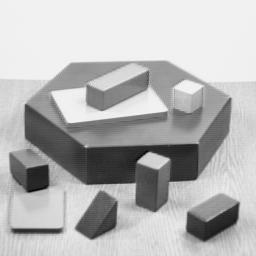
#> input picture assignment_01/Problem_5/blocks.png, 256 x 256 px
$ jupyter execute featureMatching.ipynb   (older library calls are emulated)
#> lines starting #> are read from the running program, lines starting #| are printed output that depends on the picture
[cell 1]
import cv2
import matplotlib.pyplot as plt
import numpy as np
import copy
import numpy.linalg as la
import math

[cell 2]
def getCorners(img, numCorners):
    quality_level = 0.01
    min_distance = 10

    gray_img = cv2.cvtColor(img, cv2.COLOR_BGR2GRAY)
    return np.squeeze(np.int0(cv2.goodFeaturesToTrack(gray_img, numCorners, quality_level, min_distance)))

def embed_corners(img, corners):
    for i in corners:
        x, y = i
        cv2.circle(img ,(x,y),3,255,-1)
    return img

[cell 3]
def _get_patches(img, corners):
    img = img[:, :, 0]
    height, width = img.shape
    patches = []
    for corner in corners:
        corner_y, corner_x = corner[0], corner[1]
        patch_start_y, patch_end_y = max(corner_y - 7, 0), min(corner_y + 8, height)
        patch_start_x, patch_end_x = max(corner_x - 7, 0), min(corner_x + 8, width)
        patch = img[patch_start_y:(patch_end_y + 1), patch_start_x:(patch_end_x + 1)]
        if len(patch) != 0:
            patches.append(patch)
    return patches

def _calculate_magnitude_orientation(patch, row=2, col=2):
    len_y, len_x = patch.shape
    sub_patches = []
    for row_idx in range(row):
        row_start, row_end = int(row_idx * len_y / row), int((row_idx * len_y / row) + (len_y / row))
        for col_idx in range(col):
            col_start, col_end = int(col_idx * len_y / col), int((col_idx * len_y / col) + (len_y / col))
            sub_patches.append(patch[row_start:row_end, col_start:col_end])

    sub_patch_magnitude = []
    sub_patch_orientation = []
    for sub_patch in sub_patches:
        if len(sub_patch) != 0:
            grad_x = cv2.Sobel(sub_patch, cv2.CV_64F, 1, 0)
            grad_y = cv2.Sobel(sub_patch, cv2.CV_64F, 0, 1)

            sub_patch_magnitude.append(np.sqrt(grad_x ** 2 + grad_y ** 2))
            orientations = np.rad2deg(np.arctan2(grad_y, grad_x))
            orientations[orientations < 0] = orientations[orientations < 0] + 180
            sub_patch_orientation.append(orientations)

    return sub_patch_magnitude, sub_patch_orientation

def _calculate_histogram(magnitudes, orientations):
    histogram_vector = [np.zeros(9) for _ in range(len(magnitudes))]
    for magnitude_idx, magnitude in enumerate(magnitudes):
        orientation = orientations[magnitude_idx]
        for mag_row in range(magnitude.shape[0]):
            for mag_col in range(magnitude.shape[1]):
                val_mag = magnitude[mag_row, mag_col]
                val_or = orientation[mag_row, mag_col]
                hist_idx = int(val_or / 20) % 9
                next_hist_idx = (hist_idx + 1) % 9
                hist_idx_increment = (np.abs(val_or - (next_hist_idx * 20)) / 20) * val_mag
                next_hist_idx_increment = (np.abs(val_or - (hist_idx * 20)) / 20) * val_mag
                histogram_vector[magnitude_idx][hist_idx] += hist_idx_increment
                histogram_vector[magnitude_idx][next_hist_idx] += next_hist_idx_increment
    histogram_vector = np.asarray(histogram_vector).reshape(-1)
    eps = 10**(-5)
    # normalize histogram
    histogram_vector_norm = np.sqrt(la.norm(histogram_vector) ** 2 + eps)
    histogram_vector = histogram_vector / histogram_vector_norm
    return histogram_vector

def getFeatures(img, corners):
    features = []
    # create patches 16x16 surrounding the corner pixels
    patches = _get_patches(img, corners)
    for patch in patches:
        # for each patch calculate the magnitude and orientation of 8x8 subpatches
        magnitudes, orientations = _calculate_magnitude_orientation(patch)
        # for each subpatches calculate the histogram
        hist_patch = _calculate_histogram(magnitudes, orientations)
        features.append(hist_patch)
    return np.asarray(features)

[cell 4]
def getMatches(feat1, feat2):
    matches = []
    for row_feat1_idx, row_feat1 in enumerate(feat1):
        min_dist = math.inf
        min_arg = -1
        for row_feat2_idx, row_feat2 in enumerate(feat2):
            dist = la.norm(row_feat1 - row_feat2)
            if min_dist > dist:
                min_dist = dist
                min_arg = row_feat2_idx
        matches.append([row_feat1_idx, min_arg])

    return np.asarray(matches)

[cell 5]
def plot_sbs(img_01, img_02, img_03, ext=''):
    plt.figure()
    plt.subplot(131)
    plt.imshow(img_01)
    plt.axis('off')
    plt.title('orig{}'.format(ext))
    plt.subplot(132)
    plt.imshow(img_02)
    plt.axis('off')
    plt.title('trf1{}'.format(ext))
    plt.subplot(133)
    plt.imshow(img_03)
    plt.axis('off')
    plt.title('trf2{}'.format(ext))
    plt.show()

def plot_matches(img_01, img_02, img_01_corners, img_02_corners, matches):
    width_blank = 30
    concat_img_height = max(img_01.shape[0], img_02.shape[0])
    concat_img_width = img_01.shape[1] + img_02.shape[1] + width_blank
    concat_img = np.zeros((concat_img_height, concat_img_width, img_01.shape[2])).astype(int)
    concat_img[0:img_01.shape[0], 0:img_01.shape[1], :] = img_01
    concat_img[0:img_02.shape[0], img_01.shape[1] + width_blank:concat_img_width, :] = img_02
    y_corner_coordinates_img_01 = img_01_corners[:, 1]
    x_corner_coordinates_img_01 = img_01_corners[:, 0]
    y_corner_coordinates_img_02 = img_02_corners[:, 1]
    x_corner_coordinates_img_02 = img_02_corners[:, 0] + img_01.shape[1] + width_blank
    plt.figure()
    plt.imshow(concat_img)
    plt.scatter(x_corner_coordinates_img_01, y_corner_coordinates_img_01, s=10)
    plt.scatter(x_corner_coordinates_img_02, y_corner_coordinates_img_02, s=10)
    for match in matches:
        img_01_corner_idx, img_02_corner_idx = match[0], match[1]
        x_axis = [img_01_corners[img_01_corner_idx][0], img_02_corners[img_02_corner_idx][0] + img_01.shape[1] + width_blank]
        y_axis = [img_01_corners[img_01_corner_idx][1], img_02_corners[img_02_corner_idx][1]]
        plt.plot(x_axis, y_axis, 'g')
    plt.show()

# The starter code for Problem 5 is shown below. You have to implement the portions in ## comment

[cell 6]
orig_I = cv2.imread('blocks.png')
#> orig_I is the input picture: shape (256, 256, 3); min 0, max 252, mean 182.8
trf1_I = cv2.imread('blocks_tform1.png')
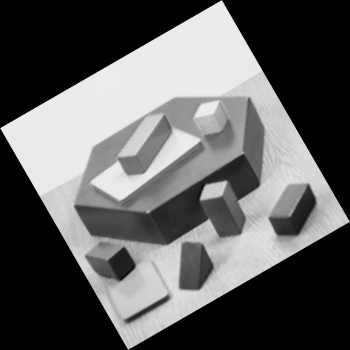
#> input picture assignment_01/Problem_5/blocks_tform1.png, 350 x 350 px
#> trf1_I is the input picture: shape (350, 350, 3); min 0, max 236, mean 94.6
trf2_I = cv2.imread('blocks_tform2.png')
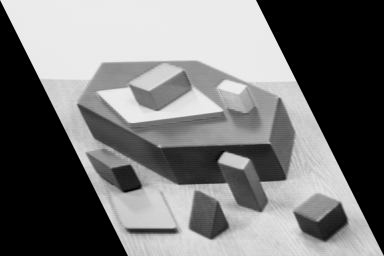
#> input picture assignment_01/Problem_5/blocks_tform2.png, 384 x 256 px
#> trf2_I is the input picture: shape (256, 384, 3); min 0, max 236, mean 117.9

plot_sbs(orig_I, trf1_I, trf2_I)

[cell 7]
numCorners=75
corners_orig_I = getCorners(orig_I,numCorners)
#> corners_orig_I = 75 pairs, first value 10 to 238, second value 62 to 240
corners_trf1_I = getCorners(trf1_I,numCorners)
#> corners_trf1_I = 53 pairs, first value 41 to 316, second value 71 to 339
corners_trf2_I = getCorners(trf2_I,numCorners)
#> corners_trf2_I = 75 pairs, first value 41 to 347, second value 63 to 240

orig_I_corners_embedded = embed_corners(copy.deepcopy(orig_I), corners_orig_I)
#> the loop in embed_corners, `for i in corners:` made 75 passes
#> (x, y) on passes 1 to 12: (138, 162), (230, 98), (135, 184), (47, 165), (168, 159), (26, 105), (238, 203), (85, 146), (61, 229), (169, 182), (198, 142), (12, 229)
#> after the loop in embed_corners, `for i in corners:`:
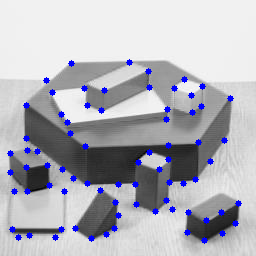
#> img: shape (256, 256, 3); mean of channels 0, 1, 2 186.3, 177.9, 177.9; drawn as B, G, R
trf1_I_corners_embedded = embed_corners(copy.deepcopy(trf1_I), corners_trf1_I)
#> the loop in embed_corners (call 2), `for i in corners:` made 53 passes
#> (x, y) on passes 1 to 12: (201, 199), (225, 182), (209, 219), (249, 98), (308, 185), (124, 247), (75, 206), (243, 152), (125, 320), (238, 201), (168, 295), (147, 211)
trf2_I_corners_embedded = embed_corners(copy.deepcopy(trf2_I), corners_trf2_I)
#> the loop in embed_corners (call 3), `for i in corners:` made 75 passes
#> (x, y) on passes 1 to 12: (261, 183), (78, 104), (219, 161), (279, 99), (339, 204), (126, 229), (294, 212), (248, 160), (87, 153), (245, 86), (269, 142), (222, 110)
#> after the loop in embed_corners (call 3), `for i in corners:`:
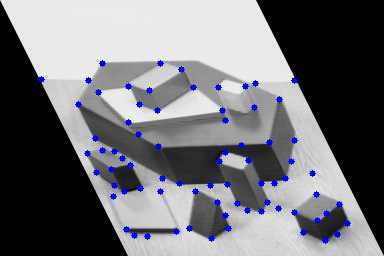
#> img: shape (256, 384, 3); mean of channels 0, 1, 2 120.3, 114.7, 114.7; drawn as B, G, R

plot_sbs(orig_I_corners_embedded, trf1_I_corners_embedded, trf2_I_corners_embedded, ext=' with corners')

[cell 8]
# compute HoG features of all images using the corner coordinate information
feat_orig_I = getFeatures(orig_I,corners_orig_I)
#> the loop in _get_patches, `for corner in corners:` made 75 passes
#> (corner_y, corner_x, patch_start_y, patch_end_y, patch_start_x, patch_end_x) on passes 1 to 12: (138, 162, 131, 146, 155, 170), (230, 98, 223, 238, 91, 106), (135, 184, 128, 143, 177, 192), (47, 165, 40, 55, 158, 173), (168, 159, 161, 176, 152, 167), (26, 105, 19, 34, 98, 113), (238, 203, 231, 246, 196, 211), (85, 146, 78, 93, 139, 154), (61, 229, 54, 69, 222, 237), (169, 182, 162, 177, 175, 190), (198, 142, 191, 206, 135, 150), (12, 229, 5, 20, 222, 237)
#> (corner_y, corner_x) on pass 59: (18, 237)
#> the loop in getFeatures, `for patch in patches:` made 75 passes
feat_trf1_I = getFeatures(trf1_I,corners_trf1_I)
#> the loop in _get_patches (call 2), `for corner in corners:` made 53 passes
#> the loop in getFeatures (call 2), `for patch in patches:` made 53 passes
feat_trf2_I = getFeatures(trf2_I,corners_trf2_I)
#> the loop in getFeatures (call 3), `for patch in patches:` made 56 passes
#> in getFeatures (call 3), `return np.asarray(features)`:
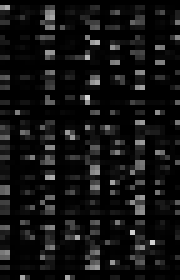
#> returned value: shape (56, 36) float64 (shown 5 times larger); min 0, max 0.832, mean 0.0733

## plot the coordinates corners of all the images

# match features of original and each transformed image
matches1 = getMatches(feat_orig_I,feat_trf1_I)
#> the loop in getMatches, `for row_feat1_idx, row_feat1 in enumerate(feat1):` made 75 passes
matches2 = getMatches(feat_orig_I,feat_trf2_I)
#> the loop in getMatches (call 2), `for row_feat1_idx, row_feat1 in enumerate(feat1):` made 75 passes

plot_matches(orig_I, trf1_I, corners_orig_I, corners_trf1_I, matches1)
#> in plot_matches, `concat_img[0:img_01.shape[0], 0:img_01.shape[1], :] = img_01`:
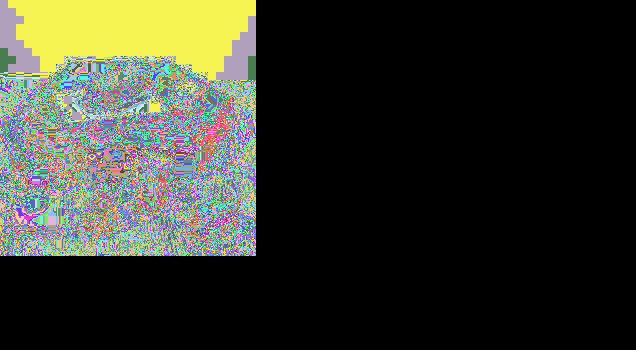
#> concat_img: shape (350, 636, 3) int64; 247 distinct labels, from 0 to 252; one colour per label, 0 black
#> in plot_matches, `concat_img[0:img_02.shape[0], img_01.shape[1] + width_blank:concat_img..`:
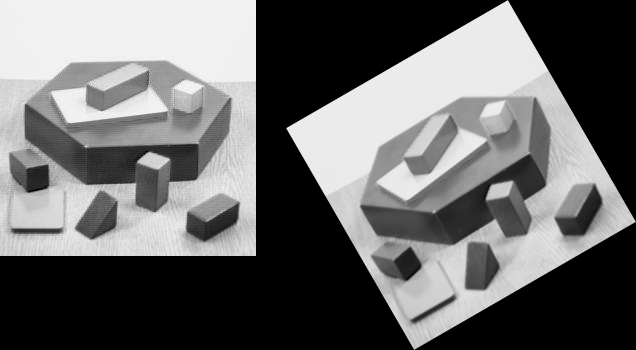
#> concat_img: shape (350, 636, 3) int64; min 0, max 252, mean 105.9
#> the loop in plot_matches, `for match in matches:` made 75 passes
#> match on passes 1 to 12: [0, 25], [1, 34], [2, 7], [3, 8], [4, 23], [5, 8], [6, 19], [7, 38], [8, 5], [9, 12], [10, 5], [11, 8]
#> in plot_matches, `plt.show()`:
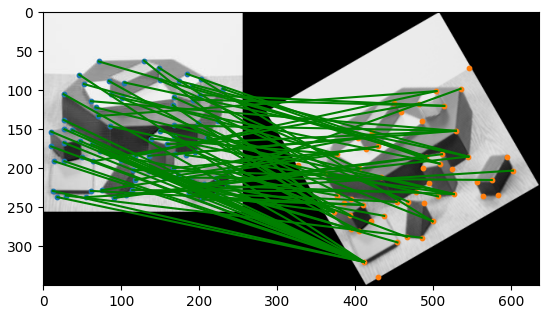
#> figure drawn by matplotlib, 1 panel
plot_matches(orig_I, trf2_I, corners_orig_I, corners_trf2_I, matches2)
#> in plot_matches (call 2), `concat_img[0:img_02.shape[0], img_01.shape[1] + width_blank:concat_img..`:
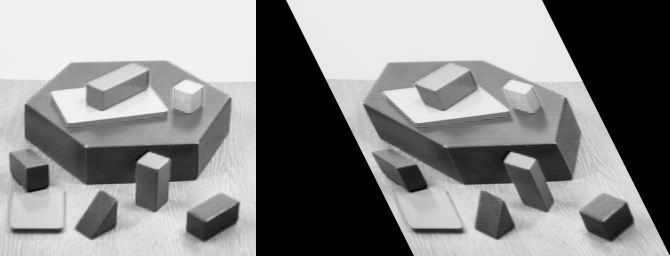
#> concat_img: shape (256, 670, 3) int64; min 0, max 252, mean 137.4
#> the loop in plot_matches (call 2), `for match in matches:` made 75 passes
#> match on passes 1 to 12: [0, 9], [1, 48], [2, 38], [3, 0], [4, 5], [5, 0], [6, 15], [7, 32], [8, 50], [9, 33], [10, 37], [11, 0]
#> in plot_matches (call 2), `plt.show()`:
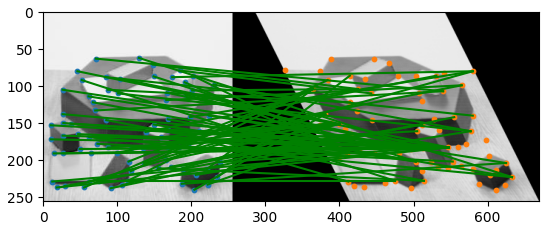
#> figure drawn by matplotlib, 1 panel
